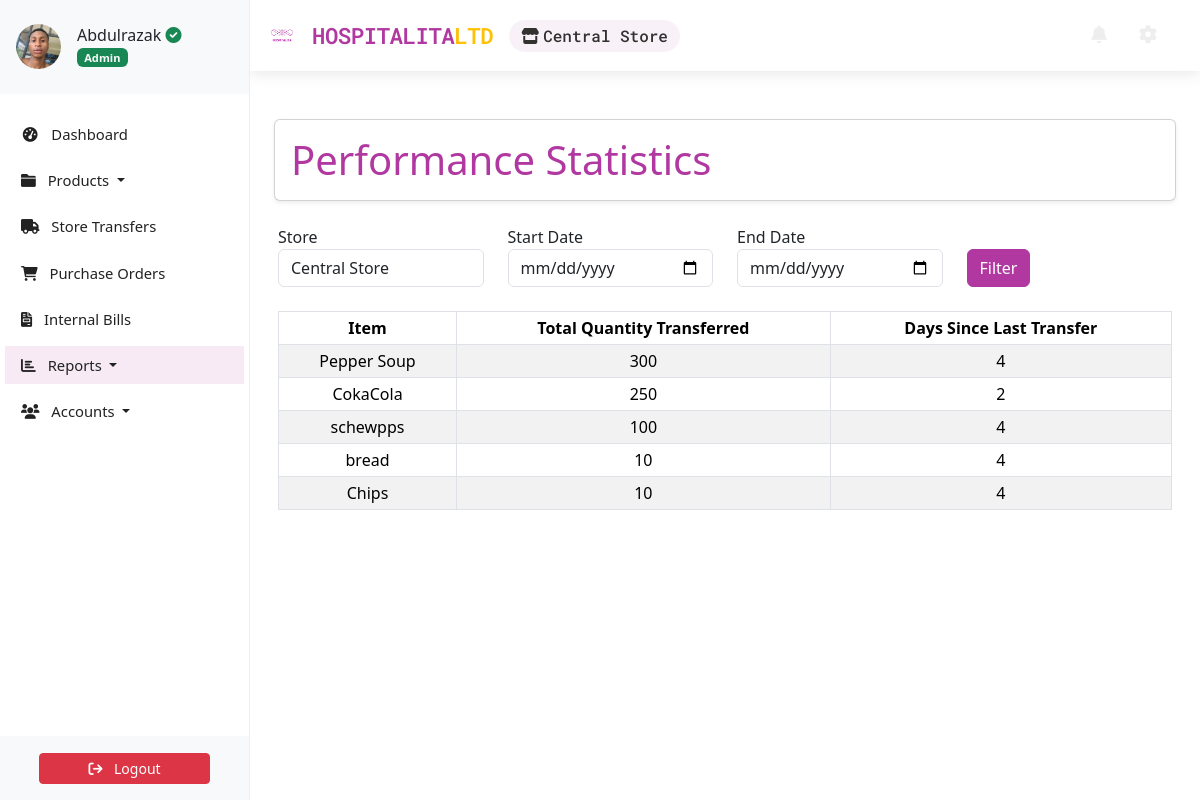
The app's page /reports/performance/ (signed in) with its own data.
### accounts/models.py (models this page shows, shortened)
class Profile(AbstractBaseUser, PermissionsMixin):
    email = models.EmailField(unique=True, max_length=150)
    first_name = models.CharField(max_length=30, blank=True)
    last_name = models.CharField(max_length=30, blank=True)
    telephone = PhoneNumberField(null=True, blank=True)
    store = models.ForeignKey('store.Store', on_delete=models.CASCADE, null=True, blank=True, related_name='user')
    profile_picture = ProcessedImageField(
        default='profile_pics/default.jpg',
        upload_to='profile_pics',
        format='JPEG',
        processors=[ResizeToFill(150, 150)],
        options={'quality': 100}
    )
    status = models.CharField(max_length=12, choices=STATUS_CHOICES, default='INA')
    role = models.CharField(max_length=12, choices=ROLE_CHOICES, blank=True, null=True)
    slug = AutoSlugField(unique=True, populate_from='email')
    date_joined = models.DateTimeField(auto_now_add=True,  blank=True, null=True)
    last_login = models.DateTimeField(null=True, blank=True)
    is_active = models.BooleanField(default=True)
    is_staff = models.BooleanField(default=False)  # required by admin
    objects = ProfileManager()
    USERNAME_FIELD = 'email'
    REQUIRED_FIELDS = []  # optional: add first_name, last_name
    class Meta:
        verbose_name = 'Profile'
        verbose_name_plural = 'Profiles'

### store/models.py (models this page shows, shortened)
class Store(models.Model):
    name = models.CharField(max_length=100)
    address = models.TextField(blank=True)
    contact_number = models.CharField(max_length=15, blank=True)
    central = models.BooleanField(default=False)  # Indicates the central store (admin's primary)

class Item(models.Model):
    slug = AutoSlugField(unique=True, populate_from='name')
    name = models.CharField(max_length=50)
    description = models.TextField(max_length=256)
    category = models.ForeignKey(Category, on_delete=models.CASCADE)
    price = models.FloatField(default=0)
    purchase_price = models.FloatField(
        default=0,
        verbose_name="Purchase Price",
        help_text="Cost per one unit (e.g., per item)"
    )
    expiring_date = models.DateTimeField(null=True, blank=True)
    class Meta:
        ordering = ['name']
        verbose_name_plural = 'Items'
    class Meta:
        constraints = [
            models.UniqueConstraint(
                functions.Lower('name'),
                name='unique_item_name_insensitive'
            )
        ]

### store/views.py (the view)
# urls.py: path('reports/performance/', views.PerformanceStatsView.as_view(), name='performance_stats'),
class PerformanceStatsView(LoginRequiredMixin, TemplateView):
    template_name = 'store/performance_stats.html'
    def get_context_data(self, **kwargs):
        context = super().get_context_data(**kwargs)
        store_id = self.request.GET.get('store')
        if self.request.user.is_superuser:
            if store_id:
                selected_store = Store.objects.get(id=store_id)
            else:
                selected_store = Store.objects.get(central=True)
        else:
            selected_store = self.request.user.store
        if selected_store.central:
            details = TransferDetail.objects.filter(transfer__store=selected_store)
            date_field = 'transfer__date_added'
        else:
            details = SaleDetail.objects.filter(sale__store=selected_store)
            date_field = 'sale__date_added'
        start_date = self.request.GET.get('start_date')
        end_date = self.request.GET.get('end_date')
        if start_date and end_date:
            details = details.filter(**{f'{date_field}__date__range': [start_date, end_date]})
        if selected_store.central:
            best_selling = details.values('item__name').annotate(
                total_quantity=Sum('quantity'),
                last_date=Max('transfer__date_added')
            ).order_by('-total_quantity')[:5]
        else:
            best_selling = details.values('item__name').annotate(
                total_quantity=Sum('quantity'),
                last_date=Max('sale__date_added')
            ).order_by('-total_quantity')[:5]
        today = timezone.now().date()
        for item in best_selling:
            if item['last_date']:
                item['days_since_last'] = (today - item['last_date'].date()).days
            else:
                item['days_since_last'] = None
        context['best_selling'] = best_selling
        context['is_central'] = selected_store.central
        if self.request.user.is_superuser:
            context['stores'] = Store.objects.all()
            context['selected_store'] = selected_store.id
        return context

### store/templates/store/performance_stats.html (shortened to what this page needs)
{% extends "store/base.html" %}
{% block content %}
<div class="container my-4">
    <div class="card shadow-sm rounded p-3">
        <div class="row align-items-center">
            <div class="col-md-6">
                <h4 class="display-6 mb-0 text-brand">Performance Statistics</h4>
            </div>
        </div>
    </div>
</div>
<div class="container px-3">
    <form method="get" class="mb-4">
        <div class="row">
            {% if request.user.is_superuser %}
            <div class="col-md-3">
                <label for="store">Store</label>
                <select name="store" class="form-control">
                    {% for store in stores %}
                    <option value="{{ store.id }}"
                        {% if request.GET.store == store.id|stringformat:"s" or not request.GET.store and store.central %}selected{% endif %}>
                        {{ store.name }}
                    </option>
                    {% endfor %}
                </select>
            </div>
            {% endif %}
            <div class="col-md-3">
                <label>Start Date</label>
                <input type="date" name="start_date" class="form-control" value="{{ request.GET.start_date }}">
            </div>
            <div class="col-md-3">
                <label>End Date</label>
                <input type="date" name="end_date" class="form-control" value="{{ request.GET.end_date }}">
            </div>
            <div class="col-md-3 align-self-end">
                <button type="submit" class="btn btn-brand">Filter</button>
            </div>
        </div>
    </form>
    <table class="table table-bordered table-striped table-hover table-sm">
        <thead class="thead-light">
            <tr>
                <th>Item</th>
                {% if is_central %}
                    <th>Total Quantity Transferred</th>
                    <th>Days Since Last Transfer</th>
                {% else %}
                    <th>Total Quantity Sold</th>
                    <th>Days Since Last Sale</th>
                {% endif %}
            </tr>
        </thead>
        <tbody>
            {% for item in best_selling %}
            <tr>
                <td>{{ item.item__name }}</td>
                <td>{{ item.total_quantity }}</td>
                <td>{{ item.days_since_last|default:"N/A" }}</td>
            </tr>
            {% empty %}
            <tr><td colspan="3">No data available</td></tr>
            {% endfor %}
        </tbody>
    </table>
</div>
{% endblock %}

### store/templates/store/base.html (shortened to what this page needs)
<!DOCTYPE html>
<html lang="en">
    <head>
        {% load static %}
        <link href="https://cdn.jsdelivr.net/npm/bootstrap@5.3.3/dist/css/bootstrap.min.css" rel="stylesheet">
        <link rel="stylesheet" type="text/css" href="https://unpkg.com/@webpixels/css@1.1.5/dist/index.css">
        <link rel="stylesheet" href="{% static '/css/style.css' %}" type="text/css">
        <link rel="stylesheet" href="https://cdnjs.cloudflare.com/ajax/libs/font-awesome/5.15.4/css/all.min.css">
    </head>
    <body>
        {% include "store/sidebar.html" %}
        <section id="wrapper">
          <nav class="navbar navbar-expand-md navbar-light">
            <div class="container-fluid">
                <div class="d-flex align-items-center">
                    <a class="navbar-brand" href="{% url 'dashboard' %}" style="color: #b038a0;">
                        <img src="{% static 'images/logo/hospitalialogo.png' %}" alt="Hospitalita Logo" class="navbar-logo">
                        HOSPITALITA<span class="text-warning">LTD</span>
                    </a>
                    {% if request.user.is_authenticated and request.user.store %}
                    <div class="store-display">
                        <i class="fas fa-store me-1"></i>{{ request.user.store.name }}
                    </div>
                    {% endif %}
                </div>
                <div class="collapse navbar-collapse" id="toggle-navbar">
                    <ul class="navbar-nav ms-auto align-items-center">
                        <li class="nav-item me-3">
                            <a class="nav-link position-relative nav-icon" href="{% url 'notifications' %}">
                                <i class="fa fa-bell"></i>
                            </a>
                        </li>
                        <li class="nav-item me-2">
                            <a class="nav-link nav-icon" href="/hospitalita-admin/" title="Admin Dashboard">
                                <i class="fas fa-cog"></i>
                            </a>
                        </li>
                    </ul>
                </div>
            </div>
        </nav>
          <main class="container py-4">
            {% block content %}{% endblock content %}
          </main>
        </section>
    </body>
</html>

### store/templates/store/sidebar.html (shortened to what this page needs)
<link href="https://cdn.jsdelivr.net/npm/bootstrap@5.3.3/dist/css/bootstrap.min.css" rel="stylesheet">
<link href="https://cdnjs.cloudflare.com/ajax/libs/font-awesome/6.0.0-beta3/css/all.min.css" rel="stylesheet">
<aside class="sidebar position-fixed top-0 left-0 overflow-auto h-100 bg-white text-dark" id="show-side-navigation1">
    <div class="sidebar-header d-flex align-items-center px-3 py-4 border-bottom border-light" style="background-color:#f8f9fa ;">
        <div class="d-flex align-items-center text-decoration-none text-dark">
            <img class="rounded-circle img-fluid" id="sidebar-img" width="45" src="{{ request.user.profile_picture.url }}" alt="Profile Picture" />
            <div class="ms-3">
                <h5 class="fs-6 mb-0">
                    {{ request.user.first_name }}{% if request.user.role == 'AD' %} <i class="fa-solid fa-circle-check text-success"></i>{% endif %}
                </h5>
                <span class="badge bg-success text-light">
                    {% if request.user.role == 'AD' %}
                        Admin
                    {% elif request.user.role == 'EX' %}
                        Executive
                    {% else %}
                        Operative
                    {% endif %}
                </span>
            </div>
        </div>
    </div>
    <div class="nav-container">
        <ul class="nav flex-column mt-3">
            <li class="nav-item mb-2">
                <a class="nav-link {% if request.resolver_match.url_name == 'dashboard' %}active{% endif %}" href="{% url 'dashboard' %}">
                    <i class="fa fa-tachometer-alt fa-fw me-2"></i> Dashboard
                </a>
            </li>
            <li class="nav-item mb-2 dropdown">
                <a class="nav-link {% if request.resolver_match.url_name == 'productslist' %}active{% endif %} dropdown-toggle" href="#" id="productsDropdown" role="button" data-bs-toggle="dropdown" aria-expanded="false">
                    <i class="fa fa-folder me-2"></i> Products
                </a>
            </li>
            <li class="nav-item mb-2">
                {% if request.user.store.central %}
                <a class="nav-link {% if request.resolver_match.url_name == 'transfer-create' or request.resolver_match.url_name == 'transferslist' %}active{% endif %}" href="{% url 'transferslist' %}">
                    <i class="fa fa-truck fa-fw me-2"></i> Store Transfers
                </a>
                {% else %}
                <a class="nav-link {% if request.resolver_match.url_name == 'saleslist' %}active{% endif %}" href="{% url 'saleslist' %}">
                    <i class="fa fa-shopping-bag fa-fw me-2"></i> Sales Orders
                </a>
                {% endif %}
            </li>
            <li class="nav-item mb-2">
                <a class="nav-link {% if request.resolver_match.url_name == 'purchaseorderslist' %}active{% endif %}" href="{% url 'purchaseorderslist' %}">
                    <i class="fa fa-shopping-cart me-2"></i> Purchase Orders
                </a>
            </li>
            <li class="nav-item mb-2">
                <a class="nav-link {% if request.resolver_match.url_name == 'usage_list' %}active{% endif %}" href="{% url 'usage_list' %}">
                    <i class="fa-solid fa-file-invoice me-2"></i> Internal Bills
                </a>
            </li>
            <li class="nav-item mb-2 dropdown">
                <a class="nav-link {% if request.resolver_match.url_name in 'usage_report sales_report performance_stats branch_sales_comparison' %}active{% endif %} dropdown-toggle" href="#" id="reportsDropdown" role="button" data-bs-toggle="dropdown" aria-expanded="false">
                    <i class="fa fa-chart-bar me-2"></i> Reports
                </a>
            </li>
            <li class="nav-item mb-2 dropdown">
                <a class="nav-link  dropdown-toggle" href="#" id="accountsDropdown" role="button" data-bs-toggle="dropdown" aria-expanded="false">
                    <i class="fa fa-users me-2"></i> Accounts
                </a>
            </li>
        </ul>
    </div>
    <div class="sidebar-footer position-absolute bottom-0 w-100 text-center py-3 bg-light border-top border-light">
        <form method="post" action="{% url 'user-logout' %}">
            <button type="submit" class="btn btn-danger btn-sm w-75">
                <i class="fa fa-sign-out me-2"></i> Logout
            </button>
        </form>
    </div>
</aside>

### records on screen
Profile: user.profile_picture (picture), user.first_name "Abdulrazak", user.store.name "Central Store"
Item: item__name "Pepper Soup", total_quantity "300", days_since_last "4"
Item: item__name "CokaCola", total_quantity "250", days_since_last "2"
Item: item__name "schewpps", total_quantity "100", days_since_last "4"
Item: item__name "bread", total_quantity "10", days_since_last "4"
Item: item__name "Chips", total_quantity "10", days_since_last "4"

### other values on screen
form field store "Central Store"
